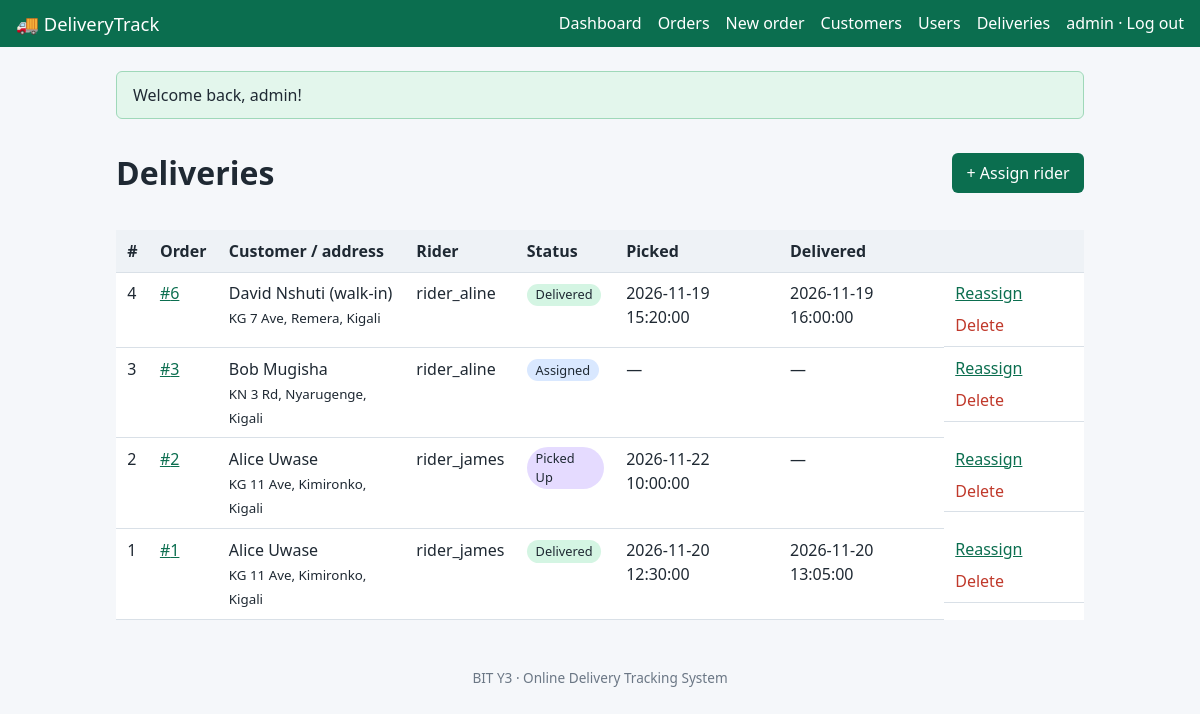
Screenshot of /index.php?r=deliveries/index (signed in) with the database file from the repository.
### tables this page shows
CREATE TABLE deliveries (
  delivery_id  INT UNSIGNED AUTO_INCREMENT PRIMARY KEY,
  order_id     INT UNSIGNED NOT NULL UNIQUE,        
  rider_id     INT UNSIGNED NOT NULL,               
  picked_at    DATETIME NULL,
  delivered_at DATETIME NULL,
  status       ENUM('assigned','picked_up','delivered','failed') NOT NULL DEFAULT 'assigned',
  CONSTRAINT fk_del_order FOREIGN KEY (order_id) REFERENCES orders(order_id) ON DELETE CASCADE,
  CONSTRAINT fk_del_rider FOREIGN KEY (rider_id) REFERENCES users(user_id)  ON DELETE RESTRICT
);

CREATE TABLE customers (
  customer_id INT UNSIGNED AUTO_INCREMENT PRIMARY KEY,
  user_id     INT UNSIGNED NULL UNIQUE,             
  full_name   VARCHAR(100) NOT NULL,
  phone       VARCHAR(20)  NOT NULL,
  address     VARCHAR(255) NOT NULL,
  CONSTRAINT fk_cust_user FOREIGN KEY (user_id) REFERENCES users(user_id) ON DELETE SET NULL
);

CREATE TABLE users (
  user_id       INT UNSIGNED AUTO_INCREMENT PRIMARY KEY,
  username      VARCHAR(50)  NOT NULL UNIQUE,
  email         VARCHAR(100) NOT NULL UNIQUE,
  password_hash VARCHAR(255) NOT NULL,
  role          ENUM('admin','customer','rider') NOT NULL DEFAULT 'customer',
  created_at    TIMESTAMP NOT NULL DEFAULT CURRENT_TIMESTAMP
);

### app/core/Controller.php (called while the page is built, shortened)
<?php
abstract class Controller {
    protected function view(string $v, array $d = []): void {
        extract($d);
        require __DIR__ . "/../views/$v.php";
        require __DIR__ . '/../views/layout.php';
    }
    protected function requireLogin(): array {
        return user();
    }
    protected function role(string ...$roles): array {
        $u = $this->requireLogin();
        return $u;
    }
}

### app/controllers/DeliveriesController.php (called while the page is built, shortened)
<?php
class DeliveriesController extends Controller {
    function index() {
        $u = $this->role('admin', 'rider');
        $rows = $u['role'] === 'admin' ? Delivery::all() : Delivery::forRider($u['user_id']);
        $this->view('deliveries/index', ['title' => 'Deliveries', 'rows' => $rows, 'u' => $u]);
    }
}

### public/index.php (called while the page is built, shortened)
<?php
$allowed = ['home', 'auth', 'orders', 'customers', 'deliveries', 'users', 'api'];
$r = $_GET['r'] ?? 'home/index';
if (!preg_match('~^([a-z]+)/([a-z]+)$~', $r, $m) || !in_array($m[1], $allowed, true)) { http_response_code(404); exit('404 Not Found'); }
$c = new $class();
$c->{$m[2]}();

### app/config.php (called while the page is built)
<?php
return ['db' => ['host' => '127.0.0.1', 'name' => 'delivery_tracker', 'user' => 'root', 'pass' => '', 'charset' => 'utf8mb4']];

### app/core/Database.php (called while the page is built)
<?php
final class Database {
    private static ?PDO $pdo = null;
    static function pdo(): PDO {
        if (!self::$pdo) {
            $d = (require __DIR__ . '/../config.php')['db'];
            self::$pdo = new PDO("mysql:host={$d['host']};dbname={$d['name']};charset={$d['charset']}", $d['user'], $d['pass'], [
                PDO::ATTR_ERRMODE => PDO::ERRMODE_EXCEPTION,
                PDO::ATTR_DEFAULT_FETCH_MODE => PDO::FETCH_ASSOC,
                PDO::ATTR_EMULATE_PREPARES => false,
            ]);
        }
        return self::$pdo;
    }
    static function q(string $sql, array $p = []): PDOStatement {
        $s = self::pdo()->prepare($sql);
        $s->execute($p);
        return $s;
    }
}

### app/models/Delivery.php (called while the page is built, shortened)
<?php
class Delivery {
    static function all(): array { return Database::q(self::BASE . ' ORDER BY d.delivery_id DESC')->fetchAll(); }
}

### app/views/deliveries/index.php (the view, shortened to what this page needs)
<div class="bar"><h1><?= $u['role'] === 'admin' ? 'Deliveries' : 'My deliveries' ?></h1>
<?php if ($u['role'] === 'admin'): ?><a class="btn" href="<?= e(url('deliveries/assign')) ?>">+ Assign rider</a><?php endif ?></div>
<div class="scroll"><table><thead><tr><th>#</th><th>Order</th><th>Customer / address</th><th>Rider</th><th>Status</th><th>Picked</th><th>Delivered</th><th></th></tr></thead><tbody>
<?php foreach ($rows as $d): ?>
<tr><td><?= (int)$d['delivery_id'] ?></td><td><a href="<?= e(url('orders/show', ['id' => $d['order_id']])) ?>">#<?= (int)$d['order_id'] ?></a></td>
<td><?= e($d['full_name']) ?><br><small><?= e($d['address']) ?></small></td><td><?= e($d['rider']) ?></td><td><?= badge($d['status']) ?></td>
<td><?= e($d['picked_at'] ?? '—') ?></td><td><?= e($d['delivered_at'] ?? '—') ?></td>
<td class="actions">
<?php if ($u['role'] === 'rider'): foreach (Delivery::NEXT[$d['status']] ?? [] as $next): ?>
  <form method="post" action="<?= e(url('deliveries/advance')) ?>"><?= csrf_field() ?><input type="hidden" name="id" value="<?= (int)$d['delivery_id'] ?>"><input type="hidden" name="status" value="<?= e($next) ?>"><button class="btn <?= $next === 'failed' ? 'danger' : '' ?>"><?= e(['picked_up' => 'Mark picked up', 'delivered' => 'Mark delivered', 'failed' => 'Failed'][$next]) ?></button></form>
<?php endforeach; else: ?>
  <a href="<?= e(url('deliveries/edit', ['id' => $d['delivery_id']])) ?>">Reassign</a>
  <form method="post" action="<?= e(url('deliveries/delete')) ?>" data-confirm="Remove this delivery?"><button class="link danger">Delete</button></form>
<?php endif ?></td></tr>
<?php endforeach ?>
</tbody></table></div>

### app/core/helpers.php (shortened to what this page needs)
<?php
function e($v): string { return htmlspecialchars((string)$v, ENT_QUOTES | ENT_SUBSTITUTE, 'UTF-8'); }
function url(string $r = 'home/index', array $q = []): string { return 'index.php?' . http_build_query(['r' => $r] + $q); }
function user(): ?array { return $_SESSION['user'] ?? null; }
function badge(string $s): string { return '<span class="badge s-' . e($s) . '">' . e(str_replace('_', ' ', $s)) . '</span>'; }

### public/css/style.css (style rules this page uses)
:root { --bg:#f5f7fa;--fg:#1f2933;--mut:#6b7785;--pri:#0b6e4f;--card:#fff;--bd:#d9e0e7;--err:#c0392b }
* { box-sizing:border-box }
body { margin:0;font:16px/1.5 system-ui,Segoe UI,Roboto,sans-serif;background:var(--bg);color:var(--fg) }
a { color:var(--pri) }
.btn,button.btn { display:inline-block;background:var(--pri);color:#fff;border:0;border-radius:6px;padding:.5rem .9rem;font:inherit;cursor:pointer;text-decoration:none }
.btn.danger,.danger { background:var(--err) }
button.link { background:none;border:0;padding:0;font:inherit;cursor:pointer;color:var(--pri) }
button.link.danger { background:none;color:var(--err) }
.bar { display:flex;flex-wrap:wrap;gap:.75rem;align-items:center;justify-content:space-between }
.actions { display:flex;gap:.5rem;align-items:center;flex-wrap:wrap }
.actions form { margin:0 }
.scroll { overflow-x:auto }
table { width:100%;border-collapse:collapse;background:var(--card);margin-top:.75rem }
th,td { padding:.55rem .7rem;border-bottom:1px solid var(--bd);text-align:left;vertical-align:top }
th { background:#eef2f6 }
.badge { display:inline-block;padding:.1rem .55rem;border-radius:999px;background:#dde5ec;font-size:.8rem;text-transform:capitalize }
.s-assigned { background:#d9e8ff }
.s-in_transit,.s-picked_up { background:#e5dbff }
.s-delivered { background:#d4f5e3 }

### rows the page displays
deliveries: delivery_id "4", order "6", customers.full_name "David Nshuti (walk-in)", customers.address "KG 7 Ave, Remera, Kigali", rider.username "rider_aline", status "Delivered", picked_at "2026-11-19 15:20:00", delivered_at "2026-11-19 16:00:00"
deliveries: delivery_id "3", order "3", customers.full_name "Bob Mugisha", customers.address "KN 3 Rd, Nyarugenge, Kigali", rider.username "rider_aline", status "Assigned", picked_at "—", delivered_at "—"
deliveries: delivery_id "2", order "2", customers.full_name "Alice Uwase", customers.address "KG 11 Ave, Kimironko, Kigali", rider.username "rider_james", status "Picked Up", picked_at "2026-11-22 10:00:00", delivered_at "—"
deliveries: delivery_id "1", order "1", customers.full_name "Alice Uwase", customers.address "KG 11 Ave, Kimironko, Kigali", rider.username "rider_james", status "Delivered", picked_at "2026-11-20 12:30:00", delivered_at "2026-11-20 13:05:00"

### other values shown
$me['username'] "admin"
$f[0] "Welcome back, admin!"
